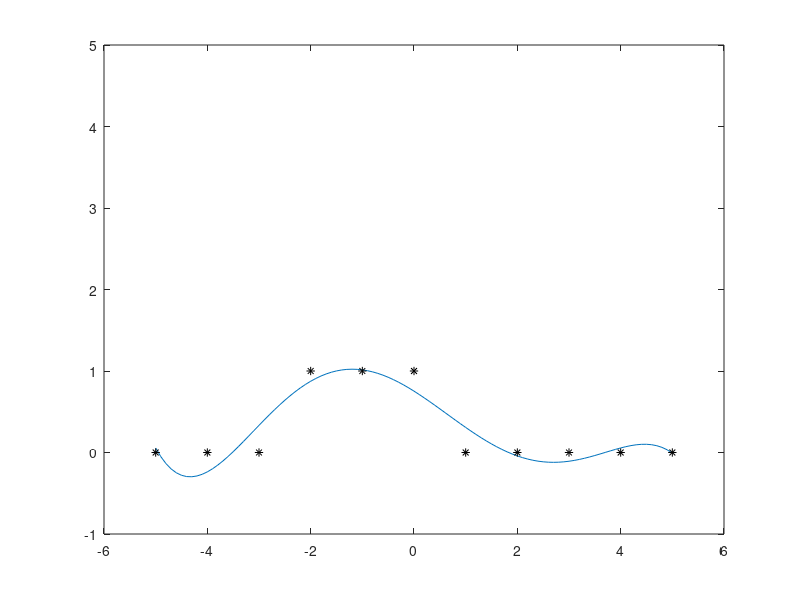

Source code (MATLAB):
x = -5:5;
y = [0,0,0,1,1,1,0,0,0,0,0];
plot(x,y,'*k');
set(gca, 'ylim', [-1,5]);
format short e;
p1 = polyfit(x,y,10);
p1
xDense = -5:0.1:5;
y1 = polyval(p1,xDense);
plot(xDense,y1);
hold on;
plot(x,y,'*k');
format short;
p2 = polyfit(x,y,5)
y2 = polyval(p2,xDense);
hold off;
plot(xDense, y2);
hold on;
plot(x,y,'*k');
set(gca, 'ylim', [-1,5]);
